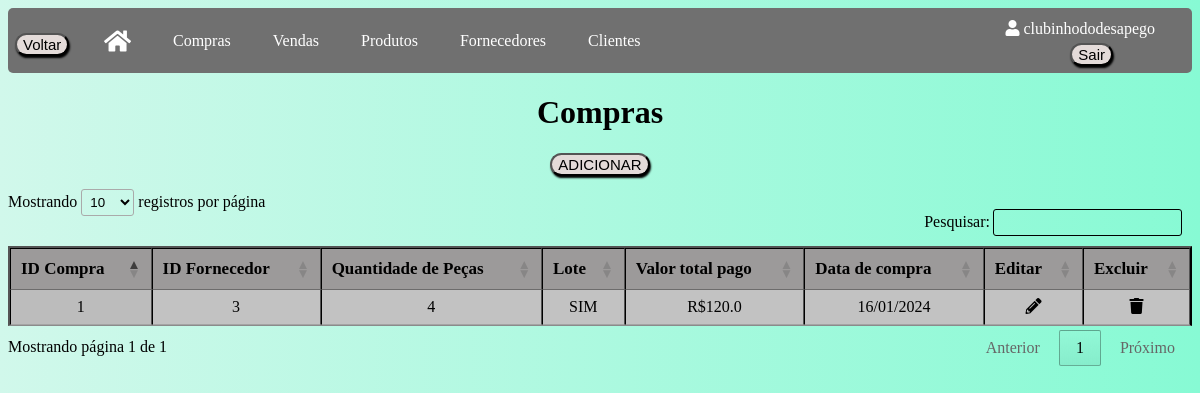
The page /compras (signed in) on the database as committed earlier.
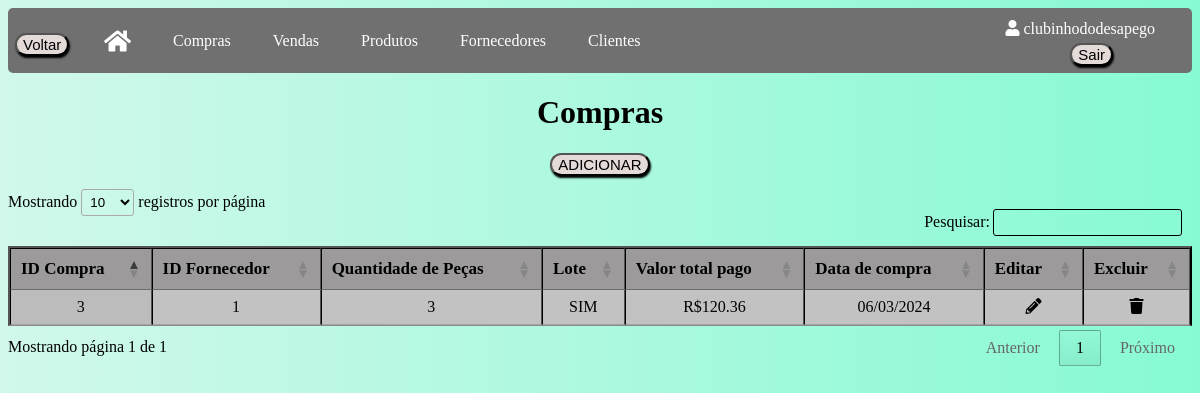
The same page on the database as committed later.
### app/models/tables.py (models this page shows, shortened)
class Compra(db.Model):
    __tablename__ = "compras"
    id = db.Column(db.Integer, primary_key=True, autoincrement=True)
    id_fornecedor = db.Column(db.Integer, db.ForeignKey('fornecedores.id'))
    qtd_pecas = db.Column(db.Integer)
    lote = db.Column(db.String(3))
    val_total_pg = db.Column(db.Float)
    dta_compra = db.Column(db.Date)
    id_usuario = db.Column(db.Integer, db.ForeignKey('usuarios.id'))
    fornecedor = db.relationship('Fornecedor', foreign_keys=id_fornecedor)

### app/default.py (the view)
@login_required
@app.route("/compras", methods=['GET', 'POST'])
def compras():
    compras = Compra.query.filter_by(id_usuario=current_user.id).all()
    return render_template('compras.html', compras=compras)

### app/default.py (called while the page is built)
@login_manager.user_loader
def load_user(id_usuario):
    return Usuario.query.get(int(id_usuario))

### app/templates/compras.html (shortened to what this page needs)
<!DOCTYPE html>
<html lang="en">
<head>
    <link rel="stylesheet" type="text/css" href="{{ url_for('static', filename='css/compras.css') }}">
    <link rel="stylesheet" href="https://cdnjs.cloudflare.com/ajax/libs/font-awesome/5.15.3/css/all.min.css">
    <link rel="stylesheet" type="text/css" href="https://cdn.datatables.net/1.11.5/css/jquery.dataTables.min.css">
</head>
<body>
    <div class="usuario-logado"><i class="fas fa-user"></i> {{ current_user.usuario }}</div>
    <div class="logout">
        <form method="POST" action="{{ url_for('logout') }}">
            <button class="button" type="submit">Sair</button>
        </form>
    </div>
    <div class="navbar">
        <button onclick="window.history.back()" class="button button_voltar">Voltar</button>
        <a href="/home"><i class="fas fa-home icone-casa"></i></a>
        <a href="/compras">Compras</a>
        <a href="/vendas">Vendas</a>
        <a href="/produtos">Produtos</a>
        <a href="/fornecedores">Fornecedores</a>
        <a href="/clientes">Clientes</a>
    </div>
    <h1 class="titulo">Compras</h1>
    <button class="button_adc"><a href="comprascadastro">ADICIONAR</a></button>
    <table id="tabelaCompras" class="tabela display" border="2">
        <thead>
            <tr>
                <th>ID Compra</th>
                <th>ID Fornecedor</th>
                <th>Quantidade de Peças</th>
                <th>Lote</th>
                <th>Valor total pago</th>
                <th>Data de compra</th>
                <th>Editar</th>
                <th>Excluir</th>
            </tr>
        </thead>
        <tbody>
            {% for compra in compras %}
            <tr>
                <td>{{ compra.id }}</td>
                <td>{{ compra.id_fornecedor }}</td>
                <td>{{ compra.qtd_pecas }}</td>
                <td>{{ compra.lote }}</td>
                <td>R${{ compra.val_total_pg }}</td>
                <td>{{ compra.dta_compra.strftime("%d/%m/%Y") }}</td>
                <td>
                    <a href="/editarcompras/{{ compra.id }}">
                    <div class="icon-container"><i class="fas fa-pencil-alt"></i></div>
                    </a>
                </td>
                <td>
                    <a href="/excluircompras/{{ compra.id }}" class="excluir-compra" data-id="{{ compra.id }}" data-confirm="Tem certeza de que deseja excluir esta compra?">
                        <div class="icon-container"><i class="fas fa-trash"></i></div>
                    </a>
                </td>
            </tr>
            {% endfor %}
        </tbody>
    </table>
</body>
</html>

Rows that differ between the two databases and show on the page:
removed Compra: id "1", id_fornecedor "3", qtd_pecas "4", lote "SIM", val_total_pg "120.0", dta_compra "16/01/2024"
added Compra: id "3", id_fornecedor "1", qtd_pecas "3", lote "SIM", val_total_pg "120.36", dta_compra "06/03/2024"
